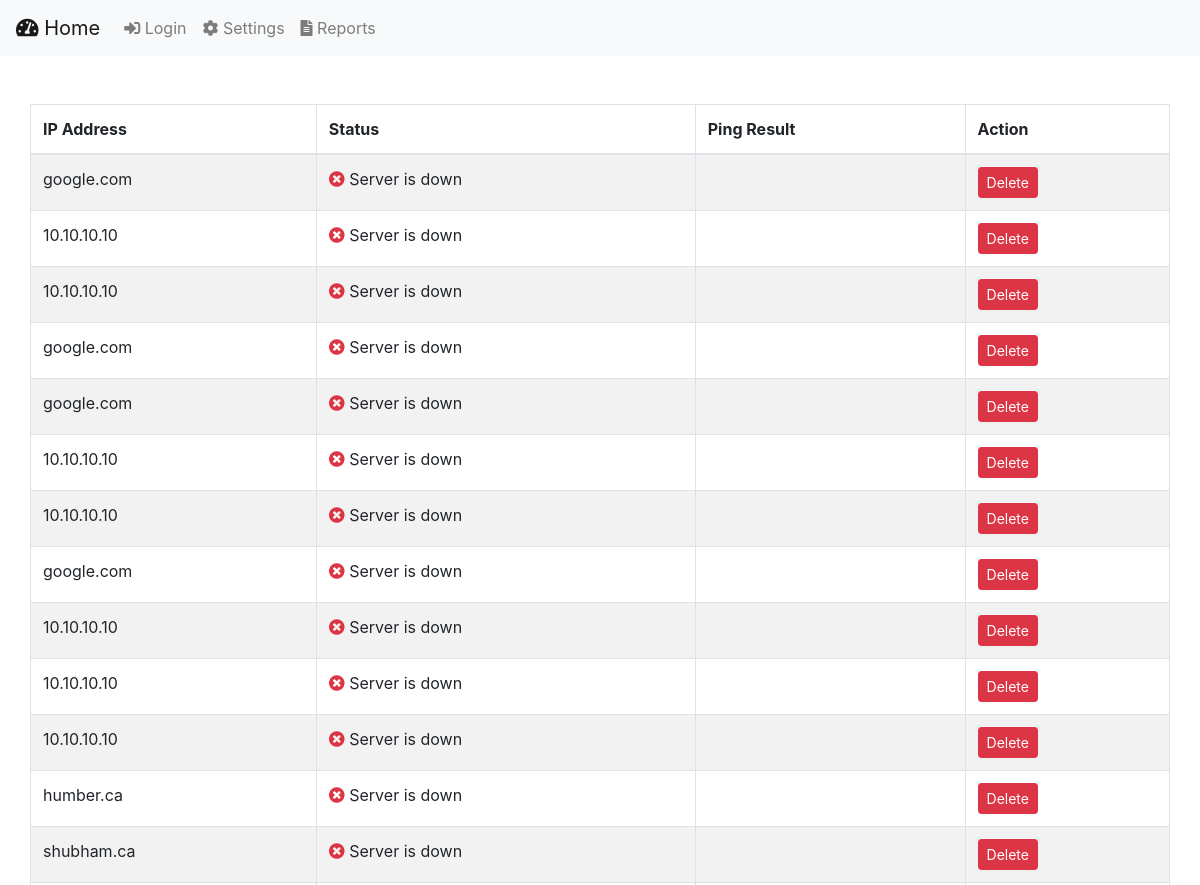
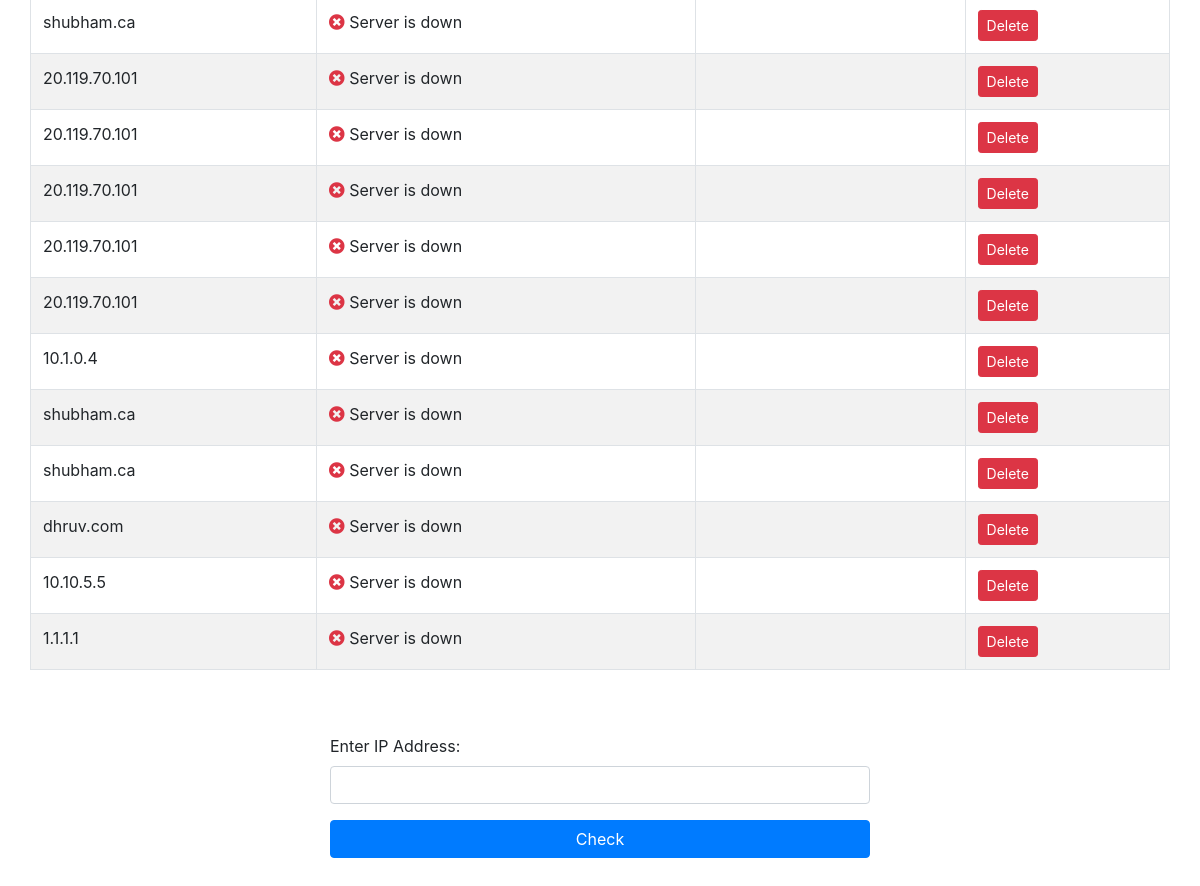
The app's page /Network_Monitor/ver2_5_1/index.php with its own data (2 pictures, top to bottom).
### tables this page shows
CREATE TABLE `monitoring` (
  `id` int(11) NOT NULL,
  `ip_address` varchar(255) NOT NULL,
  `status` varchar(255) NOT NULL,
  `ping_result` varchar(255) NOT NULL,
  `created_at` timestamp NOT NULL DEFAULT current_timestamp()
);

### Network_Monitor/ver2_5_1/index.php (the view, shortened to what this page needs)
<!doctype html>
<html lang="en">
  <head>
    <link rel="stylesheet" href="https://stackpath.bootstrapcdn.com/bootstrap/4.5.0/css/bootstrap.min.css">
    <link rel="stylesheet" href="https://use.fontawesome.com/releases/v5.14.0/css/all.css">
  </head>
  <body>
    <nav class="navbar navbar-expand-lg navbar-light bg-light">
      <a class="navbar-brand" href="#">
        <i class="fas fa-tachometer-alt"></i>
        Home
      </a>
      <div class="collapse navbar-collapse" id="navbarNav">
        <ul class="navbar-nav">
          <li class="nav-item">
            <a class="nav-link" href="#">
              <i class="fas fa-sign-in-alt"></i>
              Login
            </a>
          </li>
          <li class="nav-item">
            <a class="nav-link" href="#">
              <i class="fas fa-cog"></i>
              Settings
            </a>
          </li>
          <li class="nav-item">
            <a class="nav-link" href="#">
              <i class="fas fa-file-alt"></i>
              Reports
            </a>
          </li>
        </ul>
      </div>
    </nav>
    <div class="container my-5">
      <div class="row">
        <table class="table table-bordered table-striped">
          <thead>
            <tr>
              <th>IP Address</th>
              <th>Status</th>
              <th>Ping Result</th>
              <th>Action</th>
            </tr>
          </thead>
          <tbody>
            <?php
              $conn = mysqli_connect("localhost", "root", "", "network_monitor");
              $sql = "SELECT * FROM monitoring";
              $result = mysqli_query($conn, $sql);
              while($row = mysqli_fetch_assoc($result)) {
                $ip_address = $row['ip_address'];
                $ping = exec("ping -n 1 $ip_address", $output, $status);
                if ($status == 0) {
                  $status_icon = '<i class="fas fa-check-circle text-success"></i>';
                  $status_text = 'Server is up';
                } else {
                  $status_icon = '<i class="fas fa-times-circle text-danger"></i>';
                  $status_text = 'Server is down';
                }
                echo '<tr>
                        <td>'.$ip_address.'</td>
                        <td>'.$status_icon.' '.$status_text.'</td>
                        <td>'.$ping.'</td>
                        <td>
                          <a href="delete.php?ip_address='.$ip_address.'" class="btn btn-danger btn-sm">Delete</a>
                        </td>
                      </tr>';
              }
            ?>
          </tbody>
        </table>
      </div>
      <div class="row my-5">
        <div class="col-6 offset-3">
          <form action="save.php" method="post">
            <div class="form-group">
              <label for="ip_address">Enter IP Address:</label>
              <input type="text" class="form-control" id="ip_address" name="ip_address" required>
            </div>
            <button type="submit" class="btn btn-primary btn-block">Check</button>
          </form>
        </div>
      </div>
    </div>
  </body>
</html>

### records on screen
monitoring: ip_address "google.com", status_text "Server is down"
monitoring: ip_address "10.10.10.10", status_text "Server is down"
monitoring: ip_address "10.10.10.10", status_text "Server is down"
monitoring: ip_address "google.com", status_text "Server is down"
monitoring: ip_address "google.com", status_text "Server is down"
monitoring: ip_address "10.10.10.10", status_text "Server is down"
monitoring: ip_address "10.10.10.10", status_text "Server is down"
monitoring: ip_address "google.com", status_text "Server is down"
monitoring: ip_address "10.10.10.10", status_text "Server is down"
monitoring: ip_address "10.10.10.10", status_text "Server is down"
monitoring: ip_address "10.10.10.10", status_text "Server is down"
monitoring: ip_address "humber.ca", status_text "Server is down"
monitoring: ip_address "shubham.ca", status_text "Server is down"
monitoring: ip_address "shubham.ca", status_text "Server is down"
monitoring: ip_address "20.119.70.101", status_text "Server is down"
monitoring: ip_address "20.119.70.101", status_text "Server is down"
monitoring: ip_address "20.119.70.101", status_text "Server is down"
monitoring: ip_address "20.119.70.101", status_text "Server is down"
monitoring: ip_address "20.119.70.101", status_text "Server is down"
monitoring: ip_address "10.1.0.4", status_text "Server is down"
monitoring: ip_address "shubham.ca", status_text "Server is down"
monitoring: ip_address "shubham.ca", status_text "Server is down"
monitoring: ip_address "dhruv.com", status_text "Server is down"
monitoring: ip_address "10.10.5.5", status_text "Server is down"
monitoring: ip_address "1.1.1.1", status_text "Server is down"
